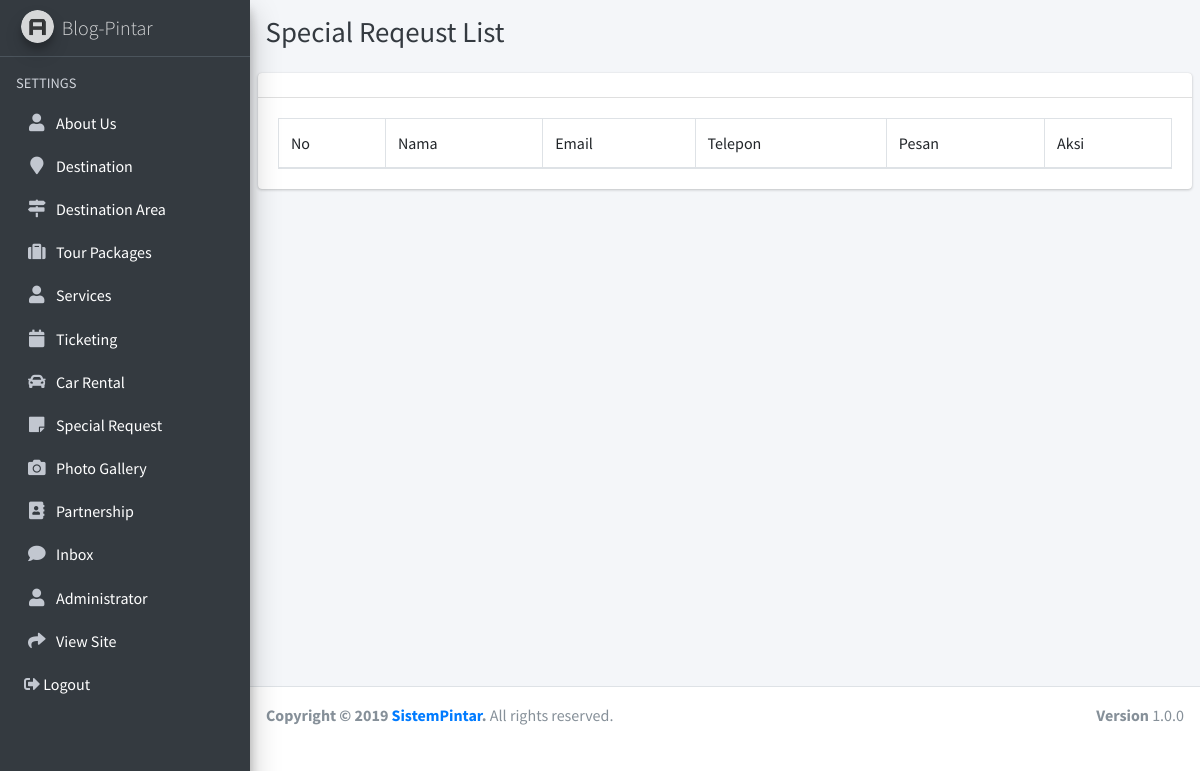
The app's page /admin/request/index.php (signed in), older data.
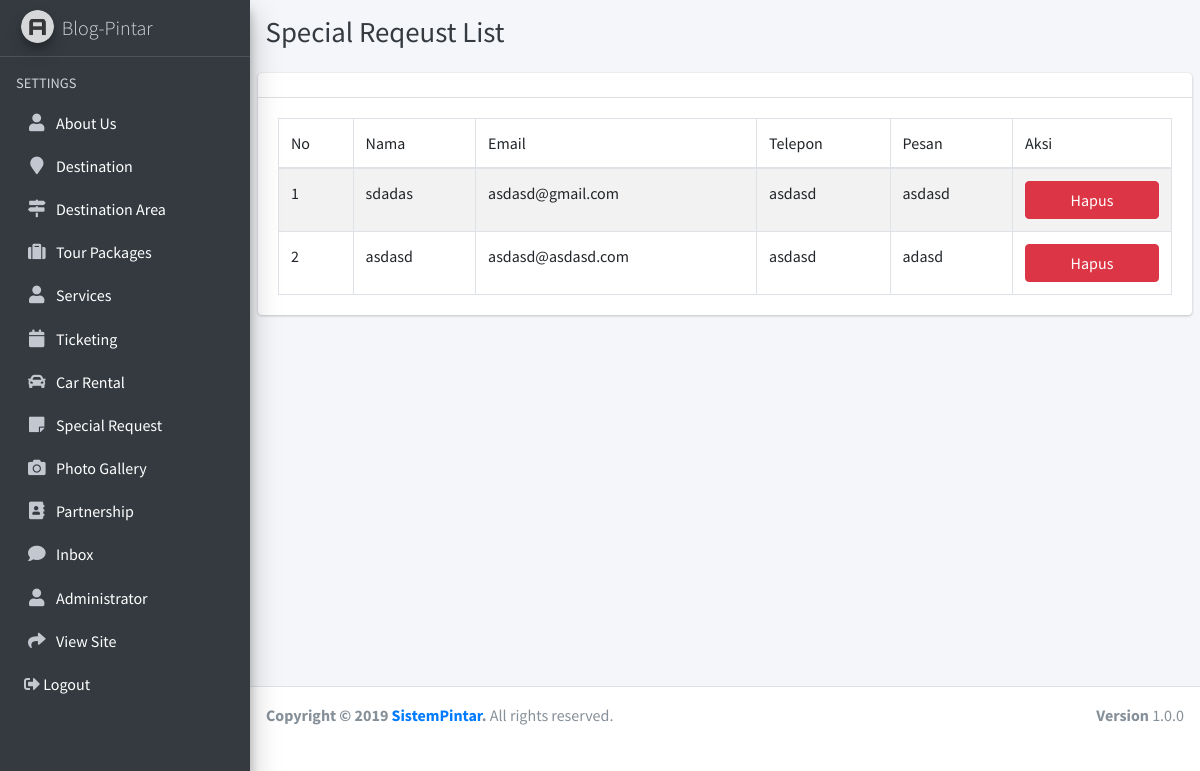
The same page, newer data.
### tables this page shows
CREATE TABLE IF NOT EXISTS `request` (
`id` int(10) NOT NULL,
  `nama` varchar(100) DEFAULT NULL,
  `email` varchar(100) DEFAULT NULL,
  `telepon` varchar(100) DEFAULT NULL,
  `pesan` text
);

### admin/request/index.php (the view, shortened to what this page needs)
<!DOCTYPE html>
<html>
<?php include '../adm_template/head.php'; ?>
<body class="hold-transition sidebar-mini layout-fixed">
<div class="wrapper">
  <?php include '../adm_template/sidebar.php'; ?>
  <div class="content-wrapper">
    <div class="content-header">
      <div class="container-fluid">
        <div class="row mb-2">
          <div class="col-sm-6">
            <h1 class="m-0 text-dark">Special Reqeust List</h1>
          </div>
        </div>
      </div>
    </div>
    <section class="content">
      <div class="row">
        <div class="col-12">
          <div class="card">
            <div class="card-header">
            </div>
            <div class="card-body">
              <table id="example1" class="table table-bordered table-striped">
                <thead>
                  <tr>
                    <td>No</td>
                    <td>Nama</td>
                    <td>Email</td>
                    <td>Telepon</td>
                    <td>Pesan</td>
                    <td>Aksi</td>
                  </tr>
                </thead>
                <tbody>
                  <?php
                  $query_mysql = mysqli_query($koneksi,"SELECT * FROM request")or die(mysqli_error());
                  $nomor = 1;
                  while($data = mysqli_fetch_array($query_mysql)){
                    $idPesan = $data['id'];
                    $namaPesan = $data['nama'];
                    $emailPesan = $data['email'];
                    $teleponPesan = $data['telepon'];
                    $pesanPesan = $data['pesan'];
                  ?>
                  <tr>
                    <td><?php echo $nomor++; ?></td>
                    <td><?php echo $namaPesan; ?></td>
                    <td><?php echo $emailPesan; ?></td>
                    <td><?php echo $teleponPesan; ?></td>
                    <td><?php echo $pesanPesan; ?></td>
                    <td>
                      <a href='hapus?idPesan=<?php echo $idPesan; ?>' class="btn btn-danger btn-block">Hapus</a>
                    </td>
                  </tr>
                  <?php } ?>
                </tbody>
              </table>
            </div>
          </div>
        </div>
      </div>
    </section>
  </div>
  <?php include '../adm_template/footer.php'; ?>
</div>
</body>
</html>

Row changes from the older to the newer data that the page shows:
added request: nama "sdadas", email "asdasd@gmail.com", telepon "asdasd", pesan "asdasd"
added request: nama "asdasd", email "asdasd@asdasd.com", telepon "asdasd", pesan "adasd"
